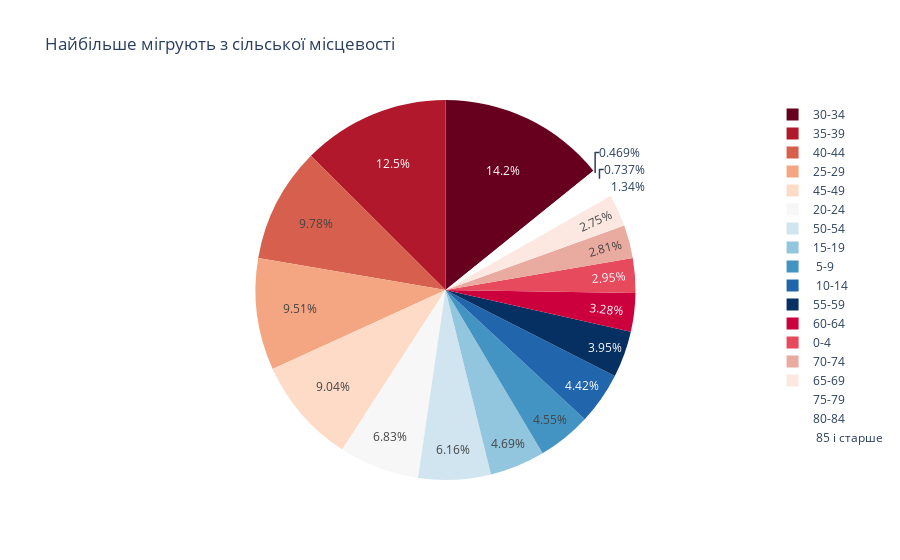

The notebook cell saved with this chart:
### Code cell
# доформатувати!!!!!!!!!

px.pie(df_migr_2020, values='Ксть', names='Вік', 
       title='Найбільше мігрують з сільської місцевості', 
       color_discrete_sequence=px.colors.sequential.RdBu)

# fig = go.Figure(data=[go.Pie(labels=df_migr_2020['Вік'], 
#                        values=df_migr_2020['Ксть'])])

# fig.update_traces(hoverinfo='label+percent', textfont_size=20,
#                   textinfo='label+percent', pull=[0.1, 0, 0.2, 0, 0, 0],
#                   marker=dict(line=dict(color='#FFFFFF', width=2)))
# fig

### Figure 1 — Plotly figure (JSON) as saved in the notebook; plotly's stock layout.template omitted (floating-point values rounded to 4 significant figures)
{"data": [{"domain": {"x": [0, 1], "y": [0, 1]}, "hovertemplate": "Вік=%{label}<br>Ксть=%{value}<extra></extra>", "labels": ["0-4", " 5-9", " 10-14", "15-19", "20-24", "25-29", "30-34", "35-39", "40-44", "45-49", "50-54", "55-59", "60-64", "65-69", "70-74", "75-79", "80-84", " 85 і старше", "0-4", " 5-9", " 10-14", "15-19", "20-24", "25-29", "30-34", "35-39", "40-44", "45-49", "50-54", "55-59", "60-64", "65-69", "70-74", "75-79", "80-84", " 85 і старше"], "legendgroup": "", "name": "", "showlegend": true, "type": "pie", "values": [19, 28, 34, 19, 39, 54, 90, 76, 55, 33, 17, 27, 27, 23, 24, 12, 7, 4, 25, 40, 32, 51, 63, 88, 122, 111, 91, 102, 75, 32, 22, 18, 18, 8, 4, 3]}], "layout": {"legend": {"tracegroupgap": 0}, "piecolorway": ["rgb(103,0,31)", "rgb(178,24,43)", "rgb(214,96,77)", "rgb(244,165,130)", "rgb(253,219,199)", "rgb(247,247,247)", "rgb(209,229,240)", "rgb(146,197,222)", "rgb(67,147,195)", "rgb(33,102,172)", "rgb(5,48,97)"], "title": {"text": "Найбільше мігрують з сільської місцевості"}}}
